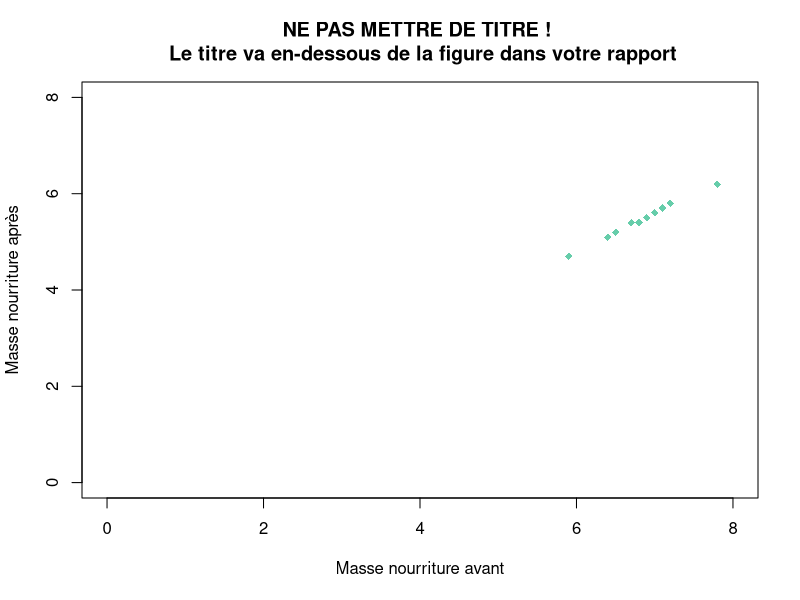
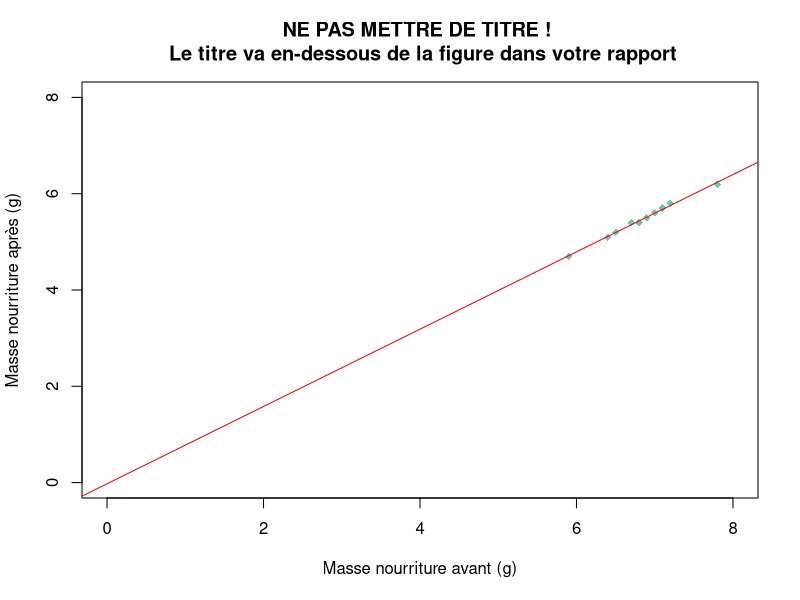
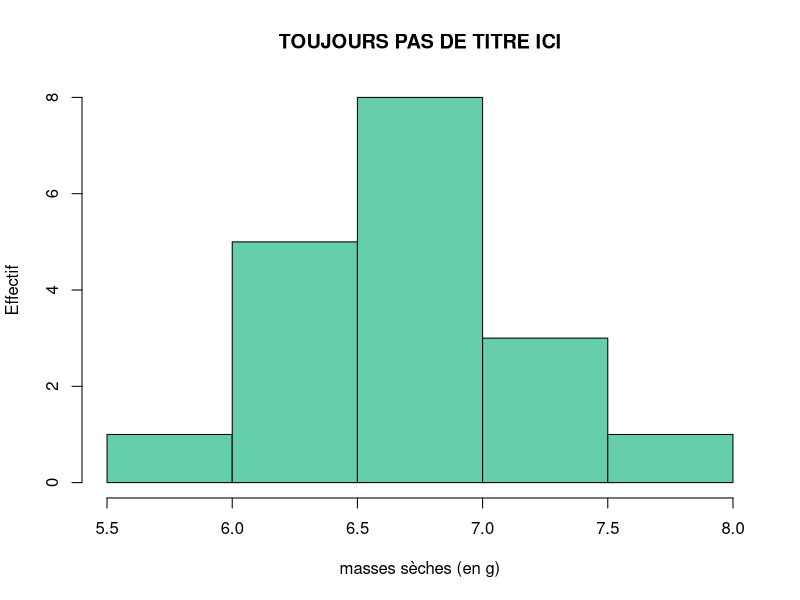
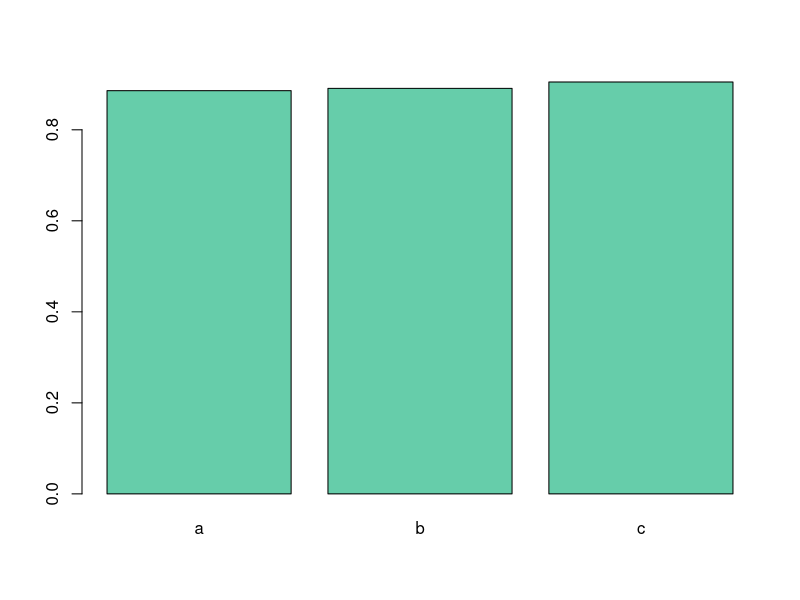
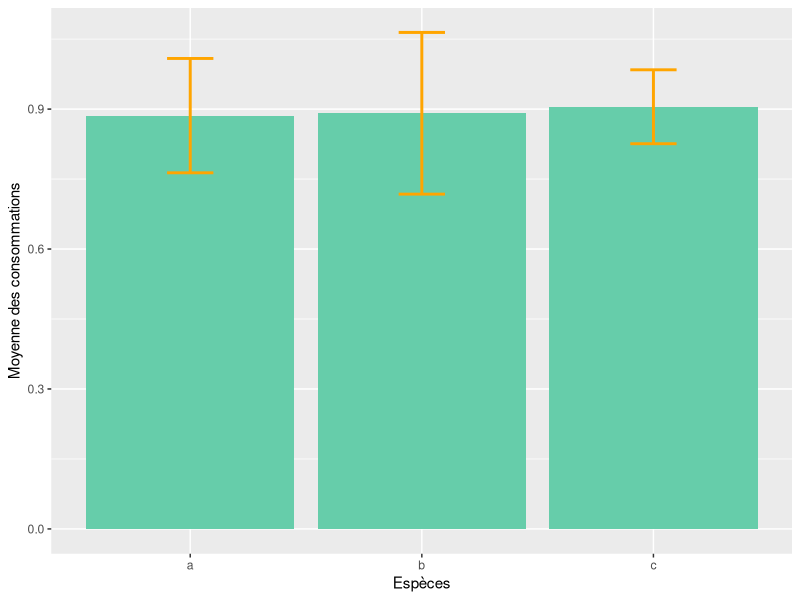
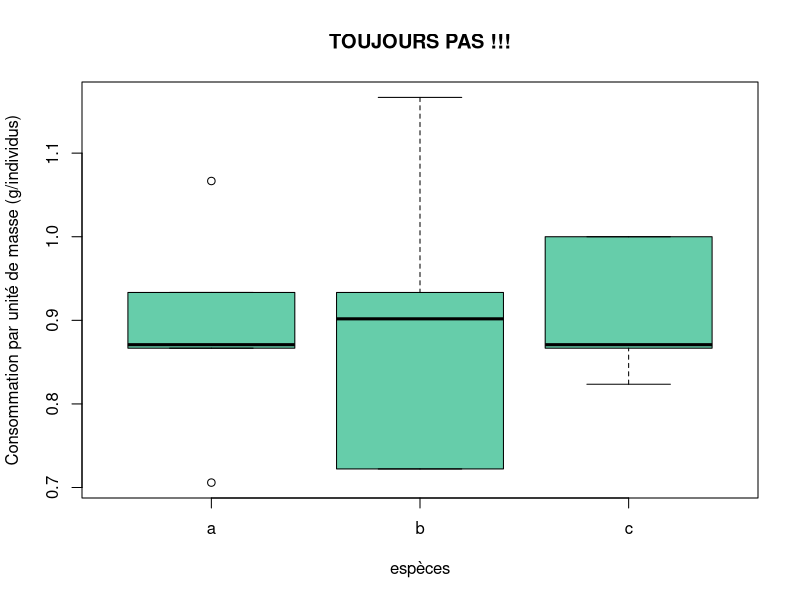

Reproduce these figures in R, in order.
## ---- chunk 1
knitr::opts_chunk$set(echo = TRUE)
## ---- chunk 2
setwd("C:/Users/camil/Camille/1_These/5_Monitorat/R_Github_repo/Aide_R_cours")
## ---- chunk 3
data <- read.csv(file = "exemple.csv",
                 sep = ";",
                 dec = ",")

head(data)
## ---- chunk 4
data[, 2]
data[, "traitement"]
data$traitement # le $ est une sorte de raccourci pour dire colonne
## ---- chunk 5
data[5, ]
data["5", ]
## ---- chunk 6
data[3, 6]
data[3, "poids_animal"]
## ---- chunk 7
data$conso_tot <- data$poids_sec_av - data$poids_sec_ap
head(data)
## ---- chunk 8
data$conso_masse <- (data$poids_sec_av - data$poids_sec_ap)/data$poids_animal
head(data)
## ---- chunk 9
plot(x = data$poids_sec_av, y = data$poids_sec_ap,
     xlim = c(0, 8), ylim = c(0, 8), 
     pch = 18, 
     cex = 1, 
     col = "aquamarine3",
     xlab = "Masse nourriture avant", ylab = "Masse nourriture après",
     main = "NE PAS METTRE DE TITRE ! \n Le titre va en-dessous de la figure dans votre rapport")

## ---- chunk 10
# 1/ on créé un modèle pour voir s'il peut "fitter" les données?
model <- lm(data$poids_sec_ap ~ data$poids_sec_av)
## ---- chunk 11
# 2/ on regarde les propriétés de ce modèle:

## le R2 qui exprime le pourcentage de variation de y qui est expliqué par le modèle:
summary(model)$adj.r.squared

## les coefficients du modèle c'est à dire l'ordonnée à l'origine et la pente:
model$coefficients
## ---- chunk 12
# 3/ On peut ensuite refaire le graphique précédent en ajoutant la droite de régression 
# grace à la fonction abline():
plot(x = data$poids_sec_av, y = data$poids_sec_ap,
     xlim = c(0, 8), ylim = c(0, 8), 
     pch = 18, 
     cex = 1, 
     col = "aquamarine3",
     xlab = "Masse nourriture avant (g)", 
     ylab = "Masse nourriture après (g)",
     main = "NE PAS METTRE DE TITRE ! \n Le titre va en-dessous de la figure dans votre rapport")
abline(model, col = "red")
## ---- chunk 13
cor(data$poids_sec_av, data$poids_sec_ap, method = c("pearson"))
## ---- chunk 14
hist(data$poids_sec_av, 
     col = "aquamarine3", 
     main = "TOUJOURS PAS DE TITRE ICI", 
     xlab = "masses sèches (en g)", 
     ylab = "Effectif")
## ---- chunk 15
data$conso_masse[which(data$espece == "a")]
## ---- chunk 16
mean_esp_a <- mean(data$conso_masse[which(data$espece == "a")])
## ---- chunk 17
# Calcul des moyennes de consommation pour chaque espèce:
mean_esp_b <- mean(data$conso_masse[which(data$espece == "b")])
mean_esp_c <- mean(data$conso_masse[which(data$espece == "c")])
## ---- chunk 18
data_mean <- data.frame(espece = c("a", "b", "c"), mean = c(mean_esp_a, mean_esp_b, mean_esp_c))
## ---- chunk 19
data_mean[1, "mean"] <- round(mean_esp_a, 3)
data_mean[2, "mean"] <- round(mean_esp_b, 3)
data_mean[3, "mean"] <- round(mean_esp_c, 3)
## ---- chunk 20
barplot(height = data_mean$mean, names = data_mean$espece, col = "aquamarine3")
## ---- chunk 21
## Exemple détaille pour l'espèce a: 

# Calcul de l'écart type des consommation pour l'espèce a:
sd_a <- sd(data$conso_masse[which(data$espece == "a")])

# Calcul de l'erreur type des consommations pour l'espèce a:
se_a <- sd_a/sqrt(nrow(data[which(data$espece == "a"), ]))

# C # le sqrt permet de prendre la racine carréealcul de l'intervalle de confiance pour l'espèce a:
ic_a <- se_a * qt(0.975, nrow(data[which(data$espece == "b"), ]) - 1)

## On réalise la même chose pour les deux espèces restantes:
sd_b <- sd(data$conso_masse[which(data$espece == "b")])
se_b <- sd_b/sqrt(nrow(data[which(data$espece == "b"), ]))
ic_b <- se_b * qt(0.975, nrow(data[which(data$espece == "b"), ]) - 1)

sd_c <- sd(data$conso_masse[which(data$espece == "c")])
se_c <- sd_c/sqrt(nrow(data[which(data$espece == "c"), ]))
ic_c <- se_c * qt(0.975, nrow(data[which(data$espece == "c"), ]) - 1)

## ---- chunk 22
data_mean$ic <- c(ic_a, ic_b, ic_c)
## ---- chunk 23
# On appelle l'outil ggplot2 (à installer avant si besoin: install.packages("ggplot2"))
library(ggplot2)

## On trace le graphique:
ggplot(data_mean) +
  geom_bar(aes(x = data_mean$espece, y = data_mean$mean), stat = "identity", 
          fill = "aquamarine3") +
  geom_errorbar(aes(x = data_mean$espece, 
                    ymin = data_mean$mean - data_mean$ic, 
                    ymax = data_mean$mean + data_mean$ic), 
                width = 0.2, colour = "orange",  size = 1) +
  labs(x = "Espèces", y = "Moyenne des consommations")

## ---- chunk 24
boxplot(data$conso_masse ~ data$espece, 
        col = "aquamarine3", 
        main = "TOUJOURS PAS !!!", 
        xlab = "espèces", 
        ylab = "Consommation par unité de masse (g/individus)")
